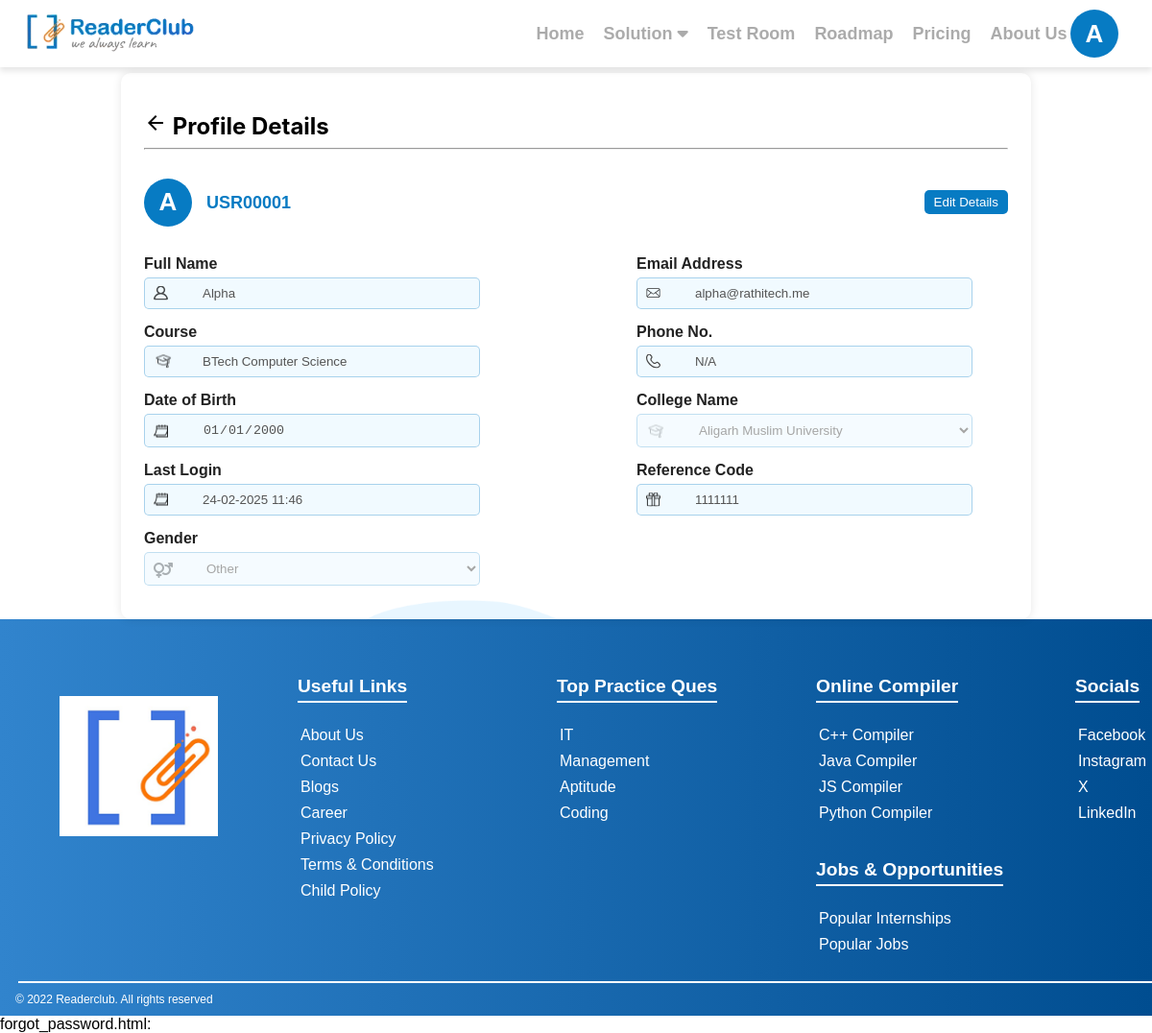
Page /auth/profile/ (signed in) on the earlier database version.
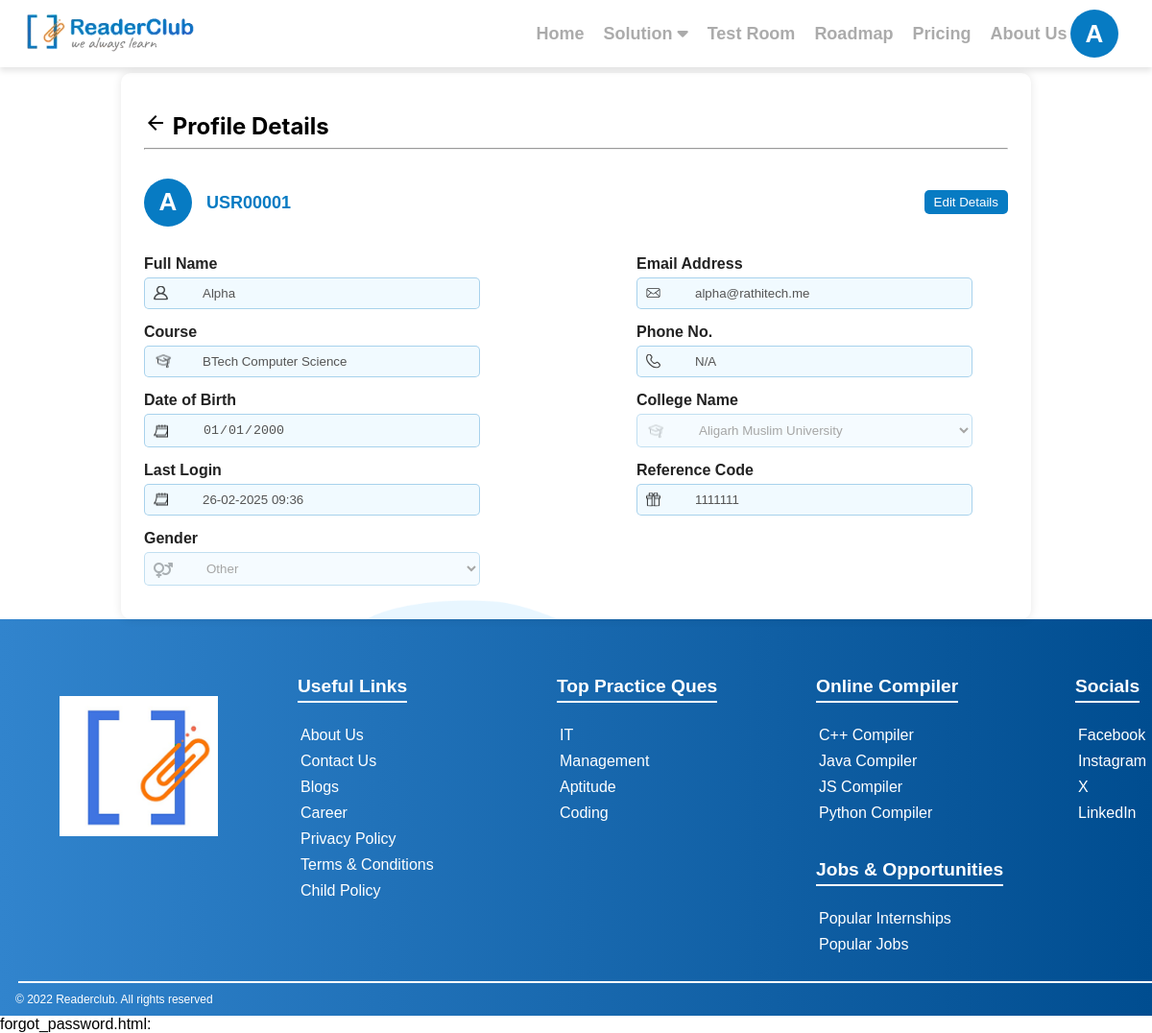
Same page on the later database version.
### oauth/models.py (models this page shows, shortened)
class UsersDB(AbstractBaseUser, PermissionsMixin):
    full_name = models.CharField(max_length=100)
    email = models.EmailField(max_length=100, unique=True)
    phone_number = models.CharField(
        max_length=15,
        unique=True,
        null=True,  # Allow NULL in database
        blank=True,  # Allow blank in forms
        default=None
    )
    password = models.CharField(max_length=128, null=True, blank=True)
    college_name = models.CharField(max_length=255, default="Unknown College")
    dob = models.DateField(default=date(2000, 1, 1))
    referral_code = models.CharField(max_length=50, blank=True, null=True)
    username = models.CharField(max_length=10, unique=True, editable=False)
    last_login = models.DateTimeField(null=True, blank=True)
    gender = models.CharField(max_length=10, default='other', null=True, blank=True)
    google_id = models.CharField(max_length=255, blank=True, null=True)
    is_active = models.BooleanField(default=True)
    is_staff = models.BooleanField(default=False)
    is_superuser = models.BooleanField(default=False)
    groups = models.ManyToManyField(
        'auth.Group',
        related_name='oauth_usersdb_set',
        blank=True,
        help_text='The groups this user belongs to.',
        verbose_name='groups',
    )
    user_permissions = models.ManyToManyField(
        'auth.Permission',
        related_name='oauth_usersdb_set',
        blank=True,
        help_text='Specific permissions for this user.',
        verbose_name='user permissions',
    )
    objects = UsersDBManager()
    USERNAME_FIELD = 'email'
    REQUIRED_FIELDS = ['full_name']

### oauth/views.py (the view)
# urls.py: path('profile/', include('user_profile.urls')),
def profile(request):
    user_id = request.session.get('user_id')
    user = None
    if user_id:
        try:
            user = UsersDB.objects.get(id=user_id)
        except UsersDB.DoesNotExist:
            request.session.flush()  # Clear session if user not found
            messages.error(request, "Session expired. Please login again.")
            return redirect('/login/')
    return render(request, 'profile.html', {'user': user})

### oauth/context_processors.py (called while the page is built)
def college_list(request):
    return {'colleges': CollegesDb.objects.all()}

def current_user(request):
    user_id = request.session.get('user_id')
    if user_id:
        try:
            user = UsersDB.objects.get(id=user_id)
            return {'logged_in_user': user}
        except UsersDB.DoesNotExist:
            return {'logged_in_user': None}
    return {'logged_in_user': None}

### oauth/templates/profile.html (shortened to what this page needs)
{% extends "base.html" %}
{% load static %}
{% block extra_css %}
  <link rel="stylesheet" href="{% static 'css/edit.css' %}">
  <link rel="stylesheet" href="https://cdnjs.cloudflare.com/ajax/libs/font-awesome/6.5.1/css/all.min.css">
{% endblock %}
{% block content %}
<section class="profile-section">
  <div class="profile-container">
    <h2>
      <a href="{% url 'home' %}" class="back-link">
        <i class="material-icons">arrow_back</i>
      </a>
      Profile Details
    </h2>
    <hr>
    <div class="profile-card">
      <div class="profile-header">
        <div class="avatar">
          {% if user and user.full_name %}
            {{ user.full_name|slice:":1"|upper }}
          {% else %}
            ?
          {% endif %}
        </div>
        <div class="user-info">
          <span class="user-id">{{ user.username }}</span>
        </div>
        <button type="button" class="edit-button">Edit Details</button>
      </div>
      <form method="POST" action="{% url 'update_profile' %}">
        <div class="form-row">
          <div class="form-group">
            <label>Full Name</label>
            <img src="{% static 'images/person.svg' %}" alt="Icon">
            <input name="full_name" type="text" value="{{ user.full_name }}" disabled data-editable="true">
          </div>
          <div class="form-group">
            <label>Email Address</label>
            <img src="{% static 'images/email.svg' %}" alt="Icon">
            <input type="email" value="{{ user.email }}" disabled>
          </div>
        </div>
        <div class="form-row">
          <div class="form-group">
            <label>Course</label>
            <img src="{% static 'images/study.svg' %}" alt="Icon">
            <input name="course" type="text" value="{{ user.course|default:'BTech Computer Science' }}" disabled data-editable="true">
          </div>
          <div class="form-group">
            <label>Phone No.</label>
            <img src="{% static 'images/call.svg' %}" alt="Icon">
            <input name="phone_number" type="text" value="{{ user.phone_number|default:'N/A' }}" disabled data-editable="true">
          </div>
        </div>
        <div class="form-row">
          <div class="form-group">
            <label>Date of Birth</label>
            <img src="{% static 'images/date.svg' %}" alt="Icon">
            <input name="dob" type="date" value="{{ user.dob|date:'Y-m-d' }}" disabled data-editable="true">
          </div>
          <div class="form-group">
            <label>College Name</label>
            <select name="college_name" class="input" disabled data-editable="true">
              {% for college in colleges %}
                <option value="{{ college.college_name }}" {% if user.college_name == college.college_name %}selected{% endif %}>
                  {{ college.college_name }}
                </option>
              {% endfor %}
            </select>
          </div>
        </div>
        <div class="form-row">
          <div class="form-group">
            <label>Last Login</label>
            <img src="{% static 'images/date.svg' %}" alt="Icon">
            <input type="text" value="{{ user.last_login|date:'d-m-Y H:i'|default:'Never' }}" disabled>
          </div>
          <div class="form-group">
            <label>Reference Code</label>
            <img src="{% static 'images/gift.svg' %}" alt="Icon">
            <input type="text" value="{{ user.referral_code|default:'1111111' }}" disabled>
          </div>
        </div>
        <div class="form-group">
          <label>Gender</label>
          <select name="gender" class="input" disabled data-editable="true">
            <option value="other" {% if user.gender == "other" %}selected{% endif %}>Other</option>
          </select>
        </div>
        <img src="{% static 'images/wave.png' %}" alt="wave-profile" class="wave-profile">
      </form>
    </div>
  </div>
</section>
{% endblock content %}

### templates/base.html (shortened to what the changed rows need)
{% load static %}
<!DOCTYPE html>
<html lang="en">
<head>
  <link rel="stylesheet" href="{% static 'css/base.css' %}">
  <link rel="stylesheet" href="{% static 'css/login.css' %}">
  <link rel="stylesheet" href="{% static 'css/forgot_password.css' %}">
  <link rel="stylesheet" href="{% static 'css/popup.css' %}">
  <link rel="stylesheet" href="https://cdnjs.cloudflare.com/ajax/libs/codemirror/5.65.14/codemirror.min.css">
  <link rel="stylesheet" href="https://cdnjs.cloudflare.com/ajax/libs/codemirror/5.65.14/theme/dracula.min.css">
  <link rel="stylesheet" href="https://cdnjs.cloudflare.com/ajax/libs/font-awesome/6.4.2/css/all.min.css">
  {% block extra_css %}{% endblock %}
</head>
<body>
  <nav class="navbar {% if request.session.user_id %}logged-in{% else %}logged-out{% endif %}">
    <div class="nav-container">
      {% if request.session.user_id %}
      <div class="profile-dropdown" onclick="toggleProfileDropdown(event)">
        <div class="avatar">
          {% if logged_in_user and logged_in_user.full_name %}
            {{ logged_in_user.full_name|slice:":1"|upper }}
          {% else %}
            ?
          {% endif %}
        </div>
      </div>
      {% endif %}
    </div>
  </nav>
  <main class="main-content">
    {% block content %}{% endblock %}
  </main>
</body>
</html>

Differences in the rows shown:
changed UsersDB "USR00001": last_login "24-02-2025 11:46" → "26-02-2025 09:36"
